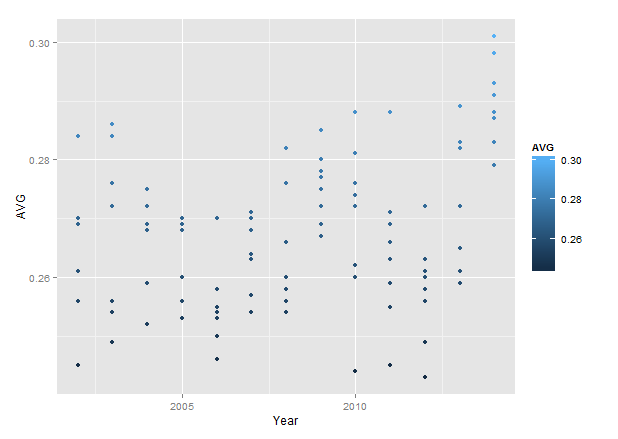

Write the R code that produced this figure.
library(ggplot2)
B<-read.csv("Standing2.csv")
ggplot(B, aes(x=Year, y=AVG,colour=AVG))+geom_point()
